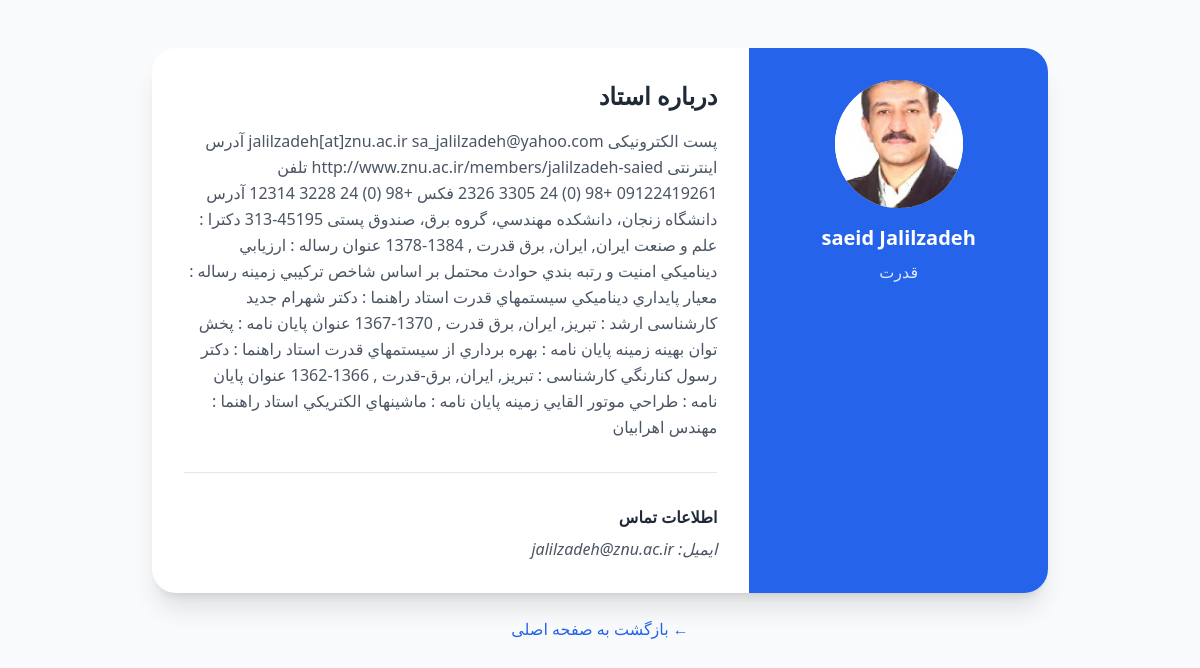
/professor/1/, run on the app's committed database.
### core/models.py (models this page shows, shortened)
class Professor(models.Model):
    RANK_CHOICES = [
        ('prof', 'استاد تمام'),
        ('assoc_prof', 'دانشیار'),
        ('assist_prof', 'استادیار'),
        ('lecturer', 'مربی'),
    ]
    user = models.OneToOneField(User, on_delete=models.CASCADE, related_name='professor_profile')
    rank = models.CharField(max_length=20, choices=RANK_CHOICES, verbose_name="رتبه علمی", default='assist_prof')
    university = models.CharField(max_length=200, verbose_name="دانشگاه", blank=True)
    is_scientific_committee = models.BooleanField(default=False, verbose_name="عضو کمیته علمی")
    expertise = models.CharField(max_length=200, verbose_name="تخصص")
    bio = models.TextField(verbose_name="بیوگرافی", blank=True)
    image = models.ImageField(upload_to='professors/', null=True, blank=True)

### core/views.py (the view)
# urls.py: path('professor/<int:pk>/', views.professor_profile, name='professor_profile'),
def professor_profile(request, pk):
    prof = get_object_or_404(Professor, pk=pk)
    return render(request, 'core/professor_profile.html', {'prof': prof})

### core/templates/core/professor_profile.html
<script src="https://cdn.tailwindcss.com"></script>
<body class="bg-gray-50 text-right" dir="rtl">
    <div class="container mx-auto py-12 px-4">
        <div class="max-w-4xl mx-auto bg-white rounded-3xl shadow-xl overflow-hidden">
            <div class="md:flex">
                <div class="md:w-1/3 bg-blue-600 p-8 text-center text-white">
                    <div class="w-32 h-32 bg-white rounded-full mx-auto mb-4 overflow-hidden">
                        {% if prof.image %}
                            <img src="{{ prof.image.url }}" class="w-full h-full object-cover">
                        {% else %}
                            <div class="text-blue-600 text-4xl mt-8">👤</div>
                        {% endif %}
                    </div>
                    <h1 class="text-xl font-bold">{{ prof.user.get_full_name }}</h1>
                    <p class="text-blue-100 mt-2">{{ prof.expertise }}</p>
                </div>
                <div class="md:w-2/3 p-8">
                    <h2 class="text-2xl font-bold text-gray-800 mb-4">درباره استاد</h2>
                    <p class="text-gray-600 leading-relaxed">{{ prof.bio }}</p>
                    <div class="mt-8 pt-8 border-t">
                        <h3 class="font-bold text-gray-800 mb-2">اطلاعات تماس</h3>
                        <p class="text-gray-600 italic">ایمیل: {{ prof.user.email }}</p>
                    </div>
                </div>
            </div>
        </div>
        <div class="text-center mt-6">
            <a href="{% url 'home' %}" class="text-blue-600 hover:underline">← بازگشت به صفحه اصلی</a>
        </div>
    </div>
</body>

### data on the page
Professor: image (picture), user.get_full_name "saeid Jalilzadeh", expertise "قدرت", bio "پست الکترونيکی jalilzadeh[at]znu.ac.ir sa_jalilzadeh@yahoo.com آدرس اینترنتی http://www.znu.ac.ir/members/jalilzadeh-saied تلفن 09122419261 +98 (0) 24 3305 2326 فکس +98 (0) 24 3228 12314 آدرس دانشگاه زنجان، دانشکده مهندسي، گروه برق، صندوق پستی 45195-313 دکترا : علم و صنعت ايران, ايران, برق قدرت , 1384-1378 عنوان رساله : ارزيابي ديناميكي امنيت و رتبه بندي حوادث محتمل بر اساس شاخص تركيبي زمینه رساله : معيار پايداري ديناميكي سيستمهاي قدرت استاد راهنما : دكتر شهرام جديد کارشناسی ارشد : تبريز, ايران, برق قدرت , 1370-1367 عنوان پایان نامه : پخش توان بهينه زمینه پایان نامه : بهره برداري از سيستمهاي قدرت استاد راهنما : دكتر رسول كنارنگي کارشناسی : تبريز, ايران, برق-قدرت , 1366-1362 عنوان پایان نامه…", user.email "jalilzadeh@znu.ac.ir"
